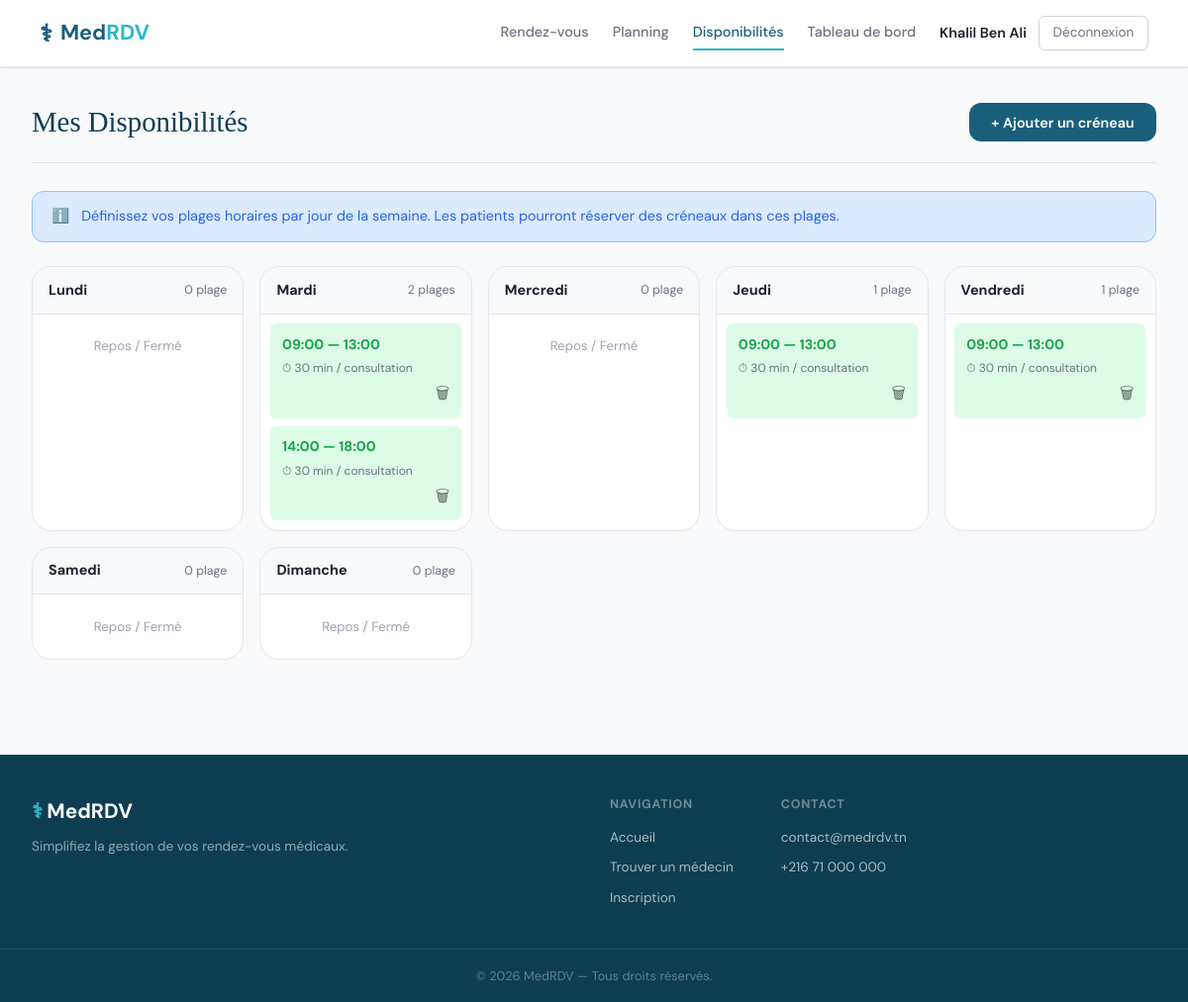
The page /views/medecin/disponibilite.php (signed in) on the database its author committed.
### tables this page shows
CREATE TABLE disponibilites (
    id INT AUTO_INCREMENT PRIMARY KEY,
    medecin_id INT NOT NULL,
    jour_semaine TINYINT NOT NULL COMMENT '0=Lundi ... 6=Dimanche',
    heure_debut TIME NOT NULL,
    heure_fin TIME NOT NULL,
    duree_rdv INT DEFAULT 30 COMMENT 'Durée en minutes',
    actif TINYINT(1) DEFAULT 1,
    FOREIGN KEY (medecin_id) REFERENCES medecins(id) ON DELETE CASCADE
);

### config/db.php (called while the page is built, shortened)
<?php
try {
    $pdo = new PDO("mysql:host=" . DB_HOST . ";dbname=" . DB_NAME . ";charset=utf8mb4", DB_USER, DB_PASS);
    $pdo->setAttribute(PDO::ATTR_ERRMODE, PDO::ERRMODE_EXCEPTION);
} catch(PDOException $e) {
    die("Erreur de connexion : " . $e->getMessage());
}
function getDB() {
    global $pdo;
    return $pdo;
}
?>

### models/Disponibilite.php (called while the page is built, shortened)
<?php
require_once __DIR__ . '/../config/db.php';
class Disponibilite {
    private PDO $db;
    public function __construct() {
        $this->db = getDB();
    }
    public function findByMedecin(int $medecinId): array {
        $stmt = $this->db->prepare(
            "SELECT * FROM disponibilites WHERE medecin_id = ? ORDER BY jour_semaine, heure_debut"
        );
        $stmt->execute([$medecinId]);
        return $stmt->fetchAll();
    }
}

### views/medecin/disponibilite.php (the view, shortened to what this page needs)
<?php
require_once __DIR__ . '/../../config/db.php';
require_once __DIR__ . '/../../models/Disponibilite.php';
$dispoModel = new Disponibilite();
$medecinId  = $_SESSION['medecin_id'];
$dispos     = $dispoModel->findByMedecin($medecinId);
$dispoParJour = [];
foreach ($dispos as $d) {
    $dispoParJour[$d['jour_semaine']][] = $d;
}
require_once __DIR__ . '/../shared/header.php';
?>
<div class="page-header">
    <h1>Mes Disponibilités</h1>
    <button class="btn-primary" onclick="document.getElementById('addDispoModal').classList.remove('hidden')">
        + Ajouter un créneau
    </button>
</div>
<div class="info-banner">
    <span>ℹ️</span>
    <p>Définissez vos plages horaires par jour de la semaine. Les patients pourront réserver des créneaux dans ces plages.</p>
</div>
<div class="dispo-week">
    <?php foreach (Disponibilite::JOURS as $idx => $jour): ?>
        <div class="dispo-day">
            <div class="dispo-day-header">
                <h3><?= $jour ?></h3>
                <span class="dispo-count">
                    <?= count($dispoParJour[$idx] ?? []) ?> plage<?= count($dispoParJour[$idx] ?? []) > 1 ? 's' : '' ?>
                </span>
            </div>
            <div class="dispo-day-body">
                <?php if (empty($dispoParJour[$idx])): ?>
                    <div class="dispo-empty">Repos / Fermé</div>
                <?php else: ?>
                    <?php foreach ($dispoParJour[$idx] as $d): ?>
                        <div class="dispo-slot <?= !$d['actif'] ? 'dispo-slot--inactive' : '' ?>">
                            <div class="dispo-slot-time">
                                <?= substr($d['heure_debut'], 0, 5) ?> — <?= substr($d['heure_fin'], 0, 5) ?>
                            </div>
                            <div class="dispo-slot-meta">
                                ⏱ <?= $d['duree_rdv'] ?> min / consultation
                            </div>
                            <div class="dispo-slot-actions">
                                <form method="POST" action="<?= APP_URL ?>/controllers/planningActions.php?action=supprimer"
                                      onsubmit="return confirm('Supprimer cette disponibilité ?')" style="display:inline">
                                    <button type="submit" class="btn-icon-danger" title="Supprimer">🗑</button>
                                </form>
                            </div>
                        </div>
                    <?php endforeach; ?>
                <?php endif; ?>
            </div>
        </div>
    <?php endforeach; ?>
</div>
<?php require_once __DIR__ . '/../shared/footer.php'; ?>

### assets/css/style.css (style rules this page uses)
:root { --color-primary: #1a5f7a; --color-primary-dark: #0e3d52; --color-primary-light: #e8f4f8; --color-accent: #2ab7ca; --color-accent-light: #e0f7fa; --color-green: #16a34a; --color-green-light: #dcfce7; --color-yellow: #d97706; --color-yellow-light: #fef3c7; --color-red: #dc2626; --color-red-light: #fee2e2; --color-blue: #2563eb; --color-blue-light: #dbeafe; --color-text: #1a202c; --color-text-muted: #6b7280; --color-text-light: #9ca3af; --color-border: #e5e7eb; --color-border-dark: #d1d5db; --color-bg: #f8fafc; --color-surface: #ffffff; --font-display: 'Instrument Serif', Georgia, serif; --font-body: 'DM Sans', system-ui, sans-serif; --radius-sm: 6px; --radius-md: 12px; --radius-lg: 20px; --radius-xl: 28px; --shadow-sm: 0 1px 3px rgba(0,0,0,.08), 0 1px 2px rgba(0,0,0,.05); --shadow-md: 0 4px 16px rgba(0,0,0,.10); --shadow-lg: 0 12px 40px rgba(0,0,0,.14); --shadow-glow: 0 0 0 3px rgba(42, 183, 202, .25); --nav-h: 68px; --max-w: 1200px; --transition: .2s cubic-bezier(.4,0,.2,1); }
*, *::before, *::after { box-sizing: border-box; margin: 0; padding: 0; }
html { scroll-behavior: smooth; }
body { font-family: var(--font-body); font-size: 15px; line-height: 1.65; color: var(--color-text); background: var(--color-bg); -webkit-font-smoothing: antialiased; }
button { cursor: pointer; font-family: inherit; }
.btn-primary { display: inline-flex; align-items: center; gap: .4rem; background: var(--color-primary); color: #fff; border: none; padding: .65rem 1.4rem; border-radius: var(--radius-md); font-size: .9rem; font-weight: 600; transition: var(--transition); cursor: pointer; }
.btn-icon-danger { background: none; border: none; font-size: 1rem; cursor: pointer; opacity: .6; transition: var(--transition); }
.page-header { display: flex; align-items: center; justify-content: space-between; margin-bottom: 1.75rem; padding-bottom: 1rem; border-bottom: 1px solid var(--color-border); }
.page-header h1 { font-family: var(--font-display); font-size: 1.8rem; font-weight: normal; color: var(--color-primary-dark); }
.info-banner { display: flex; align-items: flex-start; gap: .75rem; background: var(--color-blue-light); color: var(--color-blue); border: 1px solid #93c5fd; border-radius: var(--radius-md); padding: .85rem 1.2rem; margin-bottom: 1.5rem; font-size: .9rem; }
.dispo-week { display: grid; grid-template-columns: repeat(auto-fill, minmax(200px, 1fr)); gap: 1rem; }
.dispo-day { background: var(--color-surface); border: 1px solid var(--color-border); border-radius: var(--radius-lg); overflow: hidden; }
.dispo-day-header { padding: .7rem 1rem; background: var(--color-bg); border-bottom: 1px solid var(--color-border); display: flex; justify-content: space-between; align-items: center; }
.dispo-day-header h3 { font-size: .9rem; font-weight: 700; color: var(--color-text); }
.dispo-count { font-size: .78rem; color: var(--color-text-muted); }
.dispo-day-body { padding: .6rem; display: flex; flex-direction: column; gap: .5rem; }
.dispo-empty { text-align: center; color: var(--color-text-light); font-size: .83rem; padding: .75rem .5rem; }
.dispo-slot { background: var(--color-green-light); border-radius: var(--radius-sm); padding: .6rem .75rem; display: flex; flex-direction: column; gap: .2rem; }
.dispo-slot-time { font-size: .88rem; font-weight: 700; color: var(--color-green); }
.dispo-slot-meta { font-size: .75rem; color: var(--color-text-muted); }
.dispo-slot-actions { display: flex; justify-content: flex-end; }

### rows shown on the page
disponibilites: heure_debut "09:00", heure_fin "13:00", duree_rdv "30"
disponibilites: heure_debut "14:00", heure_fin "18:00", duree_rdv "30"
disponibilites: heure_debut "09:00", heure_fin "13:00", duree_rdv "30"
disponibilites: heure_debut "09:00", heure_fin "13:00", duree_rdv "30"

### other values the page prints
$userName "Khalil Ben Ali"
$jour "Lundi"
count($dispoParJour[$idx] ?? []) "0"
$jour "Mardi"
count($dispoParJour[$idx] ?? []) "2"
$jour "Mercredi"
$jour "Jeudi"
count($dispoParJour[$idx] ?? []) "1"
$jour "Vendredi"
$jour "Samedi"
$jour "Dimanche"
